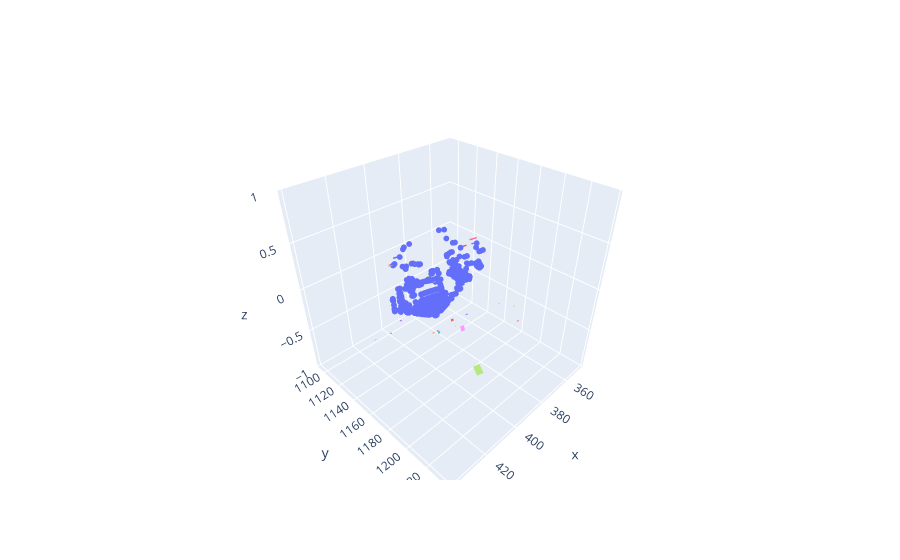

This figure's notebook cell:
### Code cell
fig = go.Figure(data=[go.Scatter3d(x=absolute_coordinates[0, 0].flatten(),
                                   y=absolute_coordinates[0, 1].flatten(),
                                   z=absolute_coordinates[0, 2].flatten(),
                                   mode='markers',
                                   marker=dict(size=2))])
for sa in sample_annotation:
    corners = sa.corners()
    fig.add_mesh3d(x=corners[0], 
                   y=corners[1],
                   z=np.zeros_like(corners[2]))
fig.show()
